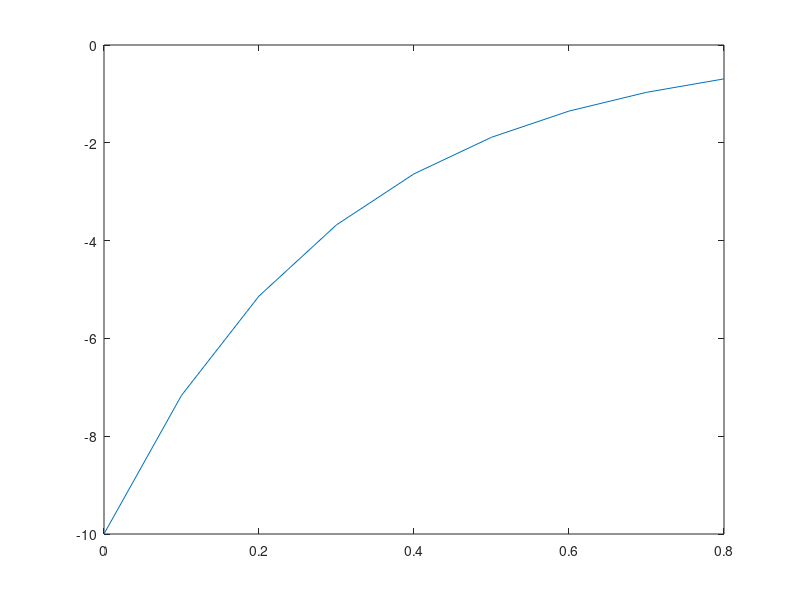

The MATLAB source for this figure:
%% Ryan Fahrenkrug
% MECH 105
% Homework 2
% Revision B
% 8/25/2017
%% Problem 1
clc
clear
% Section 1.1
q=10; % Inital Charge
R=60; % Resistance
L=9; % Inductance
C=0.00005; % Capacitance
t=0:0.1:0.8; % time from 0 to 0.8
e=exp((-R*t)/(2*L))
s=sqrt((1/(L*C))-((R/(2*L))^2)*t)
co=cos(s)
qt=q.*e.*co; 
% Charge on capacitor qt as a function of time
plot(t,qt)
